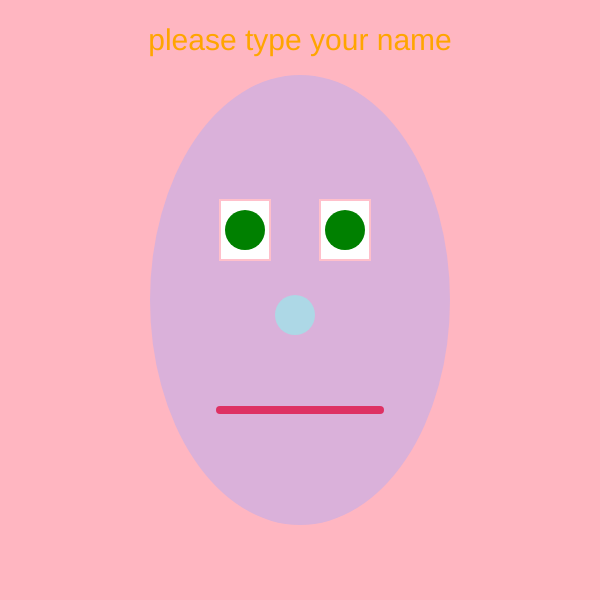
Frame 1 (no input)
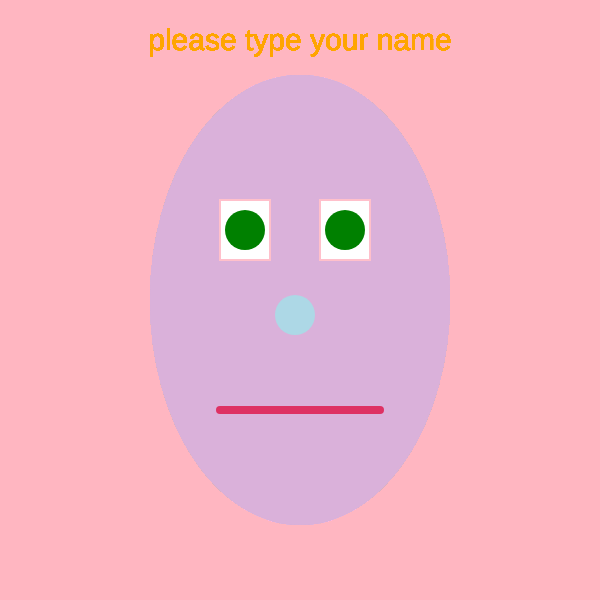
Frame 60 (no input)
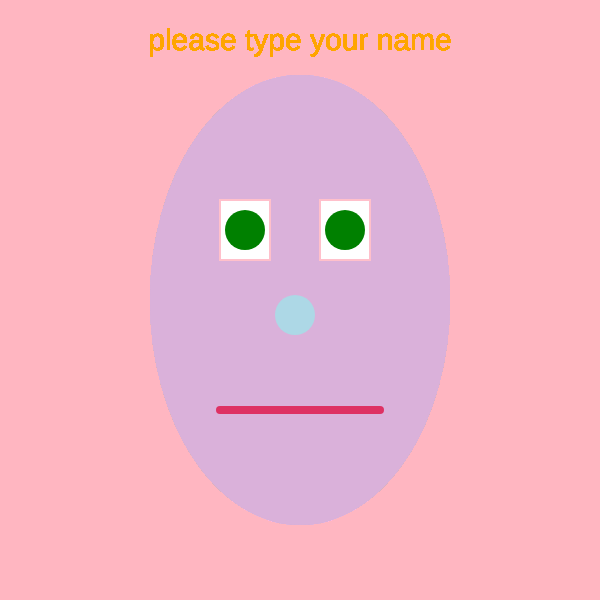
Frame 120 (the mouse pressed at the canvas centre since frame 60)

The p5.js sketch that drew these frames (run headless with seeded random() and noise() and a simulated clock; from frame 60 on, the mouse is pressed at the canvas centre):

// p5.js sketch
// ── sketch.js
function setup() {
  createCanvas(600, 600);
    background('#FFB6C1');
}

function draw() {

  
// Purple face outline
  fill('#DAB1DA');
  noStroke(); 
// ellipse(x, y, width, height)
  ellipse(300, 300, 300, 450);
  
// White eyes 
  stroke('pink'); // Black outline for the eye boxes
  strokeWeight(2);
  fill(255); // White fill for the eye boxes
  rect(220, 200, 50, 60); // Left eye
  rect(320, 200, 50, 60); // Right eye
  
// Green pupil
  noStroke();
  fill ('green') // Green fill for pupils
  ellipse(245, 230, 40, 40) // Left eye
  ellipse(345, 230, 40, 40) // Right eye
  
  // Nose
  noStroke();
  fill ('#ADD8E6') // Green fill for pupils
  ellipse(295, 315, 40, 40) // nose
  
    // Mouth
   stroke('#DE3163');
  strokeWeight(8);
  line (220, 410, 380, 410);

  //please type your name
  noStroke();
  textAlign(CENTER);
  fill('orange');
  textSize(30);
  text('please type your name', width/2, 50);
}


function keyPressed() {
  noStroke();
  textAlign(CENTER);
  fill('red');
  textSize(32);
  text('nice to meet you', width/2, 550)
}

// ── style.css
html, body {
  margin: 0;
  padding: 0;
}
canvas {
  display: block;
  border-width: 3px;
  border-style: solid;
  border-color: purple;

}
body {
  background-color: pink;
}
h1 {
  color:blueviolet;
  font-family: 'Segoe UI', Tahoma, Geneva, Verdana, sans-serif;

}
